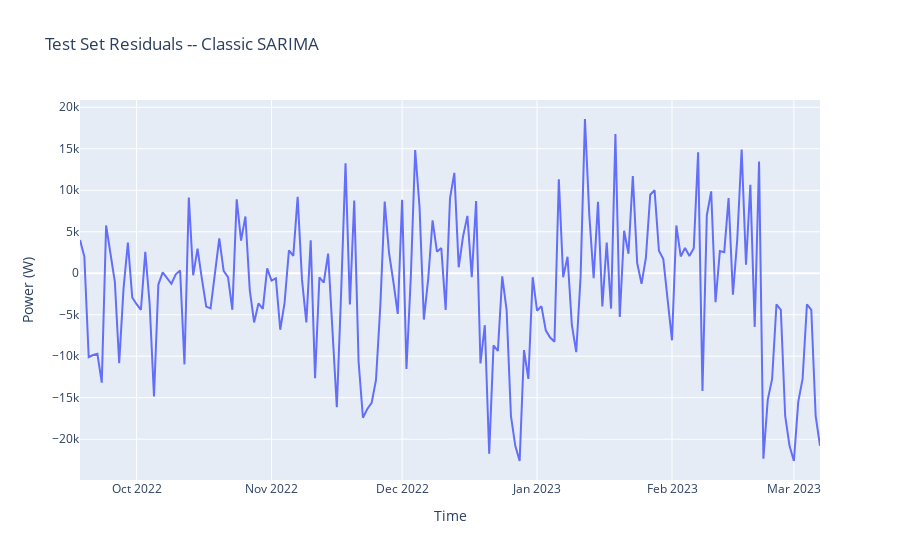

The notebook cell saved with this chart:
### Code cell
residuals_df_ts = y_test["peak_power_W"] - fitted_arima.predict(start = y_test.index[0] , end = y_test.index[len(y_test) - 1], exog = X_test)

fig = go.Figure()
fig.add_trace(
    go.Scatter(x = residuals_df_ts.index,
               y = residuals_df_ts)
)
fig.update_layout(title = "Test Set Residuals -- Classic SARIMA", xaxis_title = "Time", yaxis_title = "Power (W)")
fig.show()
print("Residual Mean:", np.mean(residuals_df_ts))
print("Residual STD:", np.std(residuals_df_ts))

### Figure 1 — Plotly figure (JSON) as saved in the notebook; plotly's stock layout.template omitted (floating-point values rounded to 4 significant figures; data arrays with more than 128 entries replaced by an {"elided": "..."} marker saying what was removed)
{"data": [{"type": "scatter", "x": {"elided": "171 str values"}, "y": {"elided": "171 float values"}}], "layout": {"title": {"text": "Test Set Residuals -- Classic SARIMA"}, "xaxis": {"title": {"text": "Time"}}, "yaxis": {"title": {"text": "Power (W)"}}}}
